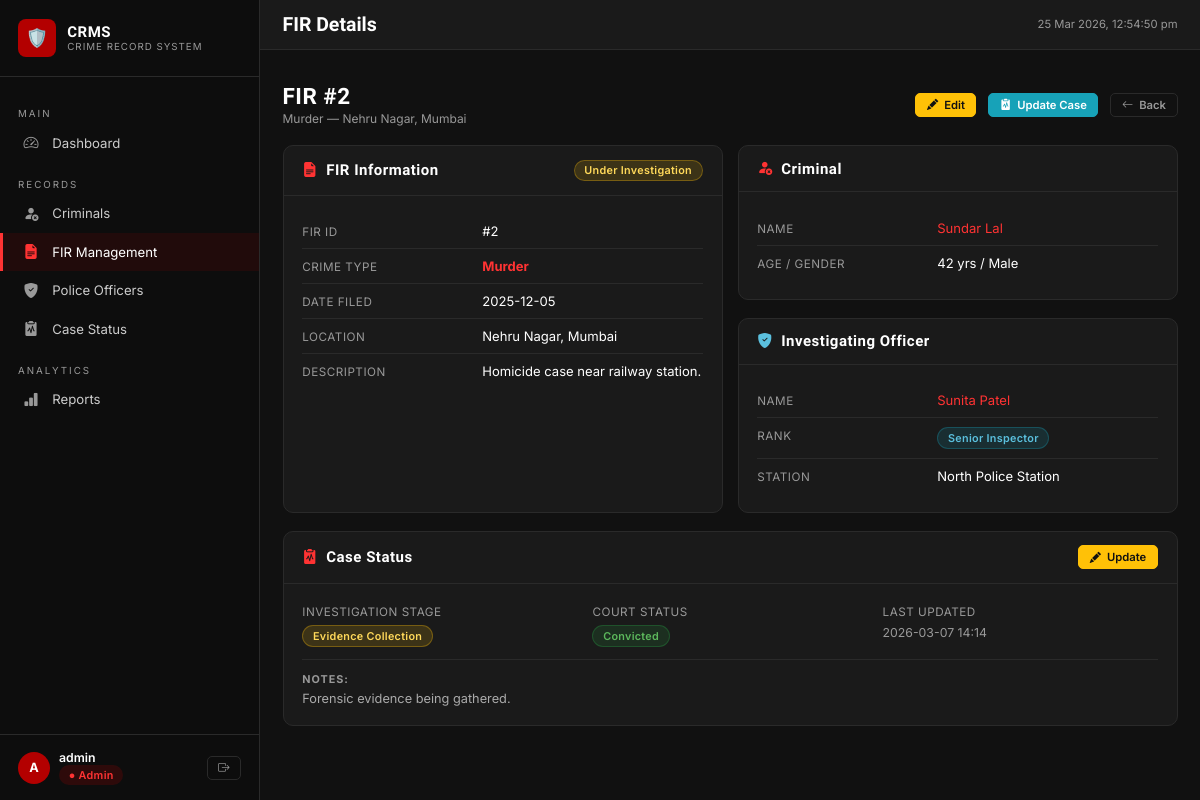
/fir/2/view (signed in), run on the app's committed database.
### tables this page shows
CREATE TABLE fir (
    fir_id       INTEGER PRIMARY KEY AUTOINCREMENT,
    crime_type   TEXT    NOT NULL,
    date_filed   TEXT    NOT NULL DEFAULT (date('now')),
    location     TEXT    NOT NULL,
    description  TEXT,
    criminal_id  INTEGER NOT NULL,
    officer_id   INTEGER NOT NULL,
    status       TEXT    NOT NULL DEFAULT 'Open'
                         CHECK(status IN ('Open','Under Investigation','Closed','Dismissed')),
    created_at   TEXT    NOT NULL DEFAULT (datetime('now')),
    updated_at   TEXT    NOT NULL DEFAULT (datetime('now')),
    FOREIGN KEY (criminal_id) REFERENCES criminal(criminal_id)
        ON UPDATE CASCADE ON DELETE RESTRICT,
    FOREIGN KEY (officer_id)  REFERENCES police_officer(officer_id)
        ON UPDATE CASCADE ON DELETE RESTRICT
);

CREATE TABLE criminal (
    criminal_id    INTEGER PRIMARY KEY AUTOINCREMENT,
    name           TEXT    NOT NULL,
    age            INTEGER NOT NULL CHECK(age > 0 AND age < 120),
    gender         TEXT    NOT NULL CHECK(gender IN ('Male','Female','Other')),
    address        TEXT,
    previous_cases INTEGER NOT NULL DEFAULT 0 CHECK(previous_cases >= 0),
    photo_url      TEXT,
    created_at     TEXT    NOT NULL DEFAULT (datetime('now')),
    updated_at     TEXT    NOT NULL DEFAULT (datetime('now'))
);

CREATE TABLE police_officer (
    officer_id  INTEGER PRIMARY KEY AUTOINCREMENT,
    name        TEXT NOT NULL,
    rank        TEXT NOT NULL,
    station     TEXT NOT NULL,
    badge_no    TEXT UNIQUE,
    phone       TEXT,
    created_at  TEXT NOT NULL DEFAULT (datetime('now')),
    updated_at  TEXT NOT NULL DEFAULT (datetime('now'))
);

CREATE TABLE case_status (
    case_id             INTEGER PRIMARY KEY AUTOINCREMENT,
    fir_id              INTEGER NOT NULL UNIQUE,
    investigation_stage TEXT    NOT NULL DEFAULT 'Initial Inquiry'
                                CHECK(investigation_stage IN (
                                    'Initial Inquiry','Evidence Collection',
                                    'Suspect Interrogation','Charge Sheet Filed',
                                    'Completed')),
    court_status        TEXT    NOT NULL DEFAULT 'Pending'
                                CHECK(court_status IN (
                                    'Pending','Trial Ongoing','Acquitted',
                                    'Convicted','Case Dismissed')),
    notes               TEXT,
    updated_at          TEXT    NOT NULL DEFAULT (datetime('now')),
    FOREIGN KEY (fir_id) REFERENCES fir(fir_id)
        ON UPDATE CASCADE ON DELETE CASCADE
);

### app.py (the view)
@app.route('/fir/<int:fid>/view')
@login_required
def fir_view(fid):
    fir = query_db("""
        SELECT f.*, c.name AS criminal_name, c.age, c.gender,
               p.name AS officer_name, p.rank, p.station
        FROM fir f
        JOIN criminal c       ON f.criminal_id=c.criminal_id
        JOIN police_officer p ON f.officer_id=p.officer_id
        WHERE f.fir_id=?
    """, (fid,), one=True)
    if not fir:
        flash('FIR not found.', 'danger')
        return redirect(url_for('fir_list'))
    case = query_db("SELECT * FROM case_status WHERE fir_id=?", (fid,), one=True)
    return render_template('fir/view.html', fir=fir, case=case)

### app.py (called while the page is built)
def get_db():
    db = getattr(g, '_database', None)
    if db is None:
        db = g._database = sqlite3.connect(DATABASE)
        db.row_factory = sqlite3.Row
        db.execute("PRAGMA foreign_keys = ON")
    return db

@app.teardown_appcontext
def close_connection(exception):
    db = getattr(g, '_database', None)
    if db is not None:
        db.close()

def query_db(sql, args=(), one=False):
    cur = get_db().execute(sql, args)
    rv  = cur.fetchall()
    cur.close()
    return (rv[0] if rv else None) if one else rv

def login_required(f):
    @wraps(f)
    def decorated(*args, **kwargs):
        if 'user_id' not in session:
            flash('Please log in to continue.', 'warning')
            return redirect(url_for('login'))
        return f(*args, **kwargs)
    return decorated

### templates/fir/view.html (shortened to what this page needs)
{% extends 'base.html' %}
{% block topbar_title %}FIR Details{% endblock %}
{% block content %}
<div class="page-header">
  <div>
    <h2 class="page-title">FIR #{{ fir.fir_id }}</h2>
    <p class="page-subtitle">{{ fir.crime_type }} — {{ fir.location }}</p>
  </div>
  <div class="d-flex gap-2">
    <a href="{{ url_for('fir_edit', fid=fir.fir_id) }}" class="btn btn-warning btn-sm">
      <i class="bi bi-pencil-fill"></i> Edit
    </a>
    {% if case %}
    <a href="{{ url_for('case_edit', csid=case.case_id) }}" class="btn btn-info btn-sm">
      <i class="bi bi-clipboard2-pulse-fill"></i> Update Case
    </a>
    {% endif %}
    <a href="{{ url_for('fir_list') }}" class="btn btn-outline btn-sm">
      <i class="bi bi-arrow-left"></i> Back
    </a>
  </div>
</div>
<div class="grid grid-2">
  <div class="card">
    <div class="card-header">
      <h5><i class="bi bi-file-earmark-text-fill" style="color:var(--accent)"></i>&nbsp; FIR Information</h5>
      {% set st = fir.status %}
      <span class="badge badge-{% if st=='Open' %}open{% elif st=='Under Investigation' %}investigation{% elif st=='Closed' %}closed{% else %}dismissed{% endif %}">
        {{ st }}
      </span>
    </div>
    <div class="card-body">
      <div class="detail-row">
        <div class="detail-label">FIR ID</div>
        <div class="detail-value">#{{ fir.fir_id }}</div>
      </div>
      <div class="detail-row">
        <div class="detail-label">Crime Type</div>
        <div class="detail-value"><strong style="color:var(--accent)">{{ fir.crime_type }}</strong></div>
      </div>
      <div class="detail-row">
        <div class="detail-label">Date Filed</div>
        <div class="detail-value">{{ fir.date_filed }}</div>
      </div>
      <div class="detail-row">
        <div class="detail-label">Location</div>
        <div class="detail-value">{{ fir.location }}</div>
      </div>
      <div class="detail-row">
        <div class="detail-label">Description</div>
        <div class="detail-value">{{ fir.description or '—' }}</div>
      </div>
    </div>
  </div>
  <div>
    <div class="card mb-3">
      <div class="card-header">
        <h5><i class="bi bi-person-fill-x" style="color:#ff3333"></i>&nbsp; Criminal</h5>
      </div>
      <div class="card-body">
        <div class="detail-row">
          <div class="detail-label">Name</div>
          <div class="detail-value">
            <a href="{{ url_for('criminal_view', cid=fir.criminal_id) }}">{{ fir.criminal_name }}</a>
          </div>
        </div>
        <div class="detail-row">
          <div class="detail-label">Age / Gender</div>
          <div class="detail-value">{{ fir.age }} yrs / {{ fir.gender }}</div>
        </div>
      </div>
    </div>
    <div class="card">
      <div class="card-header">
        <h5><i class="bi bi-shield-fill-check" style="color:#5bc0de"></i>&nbsp; Investigating Officer</h5>
      </div>
      <div class="card-body">
        <div class="detail-row">
          <div class="detail-label">Name</div>
          <div class="detail-value">
            <a href="{{ url_for('officer_view', oid=fir.officer_id) }}">{{ fir.officer_name }}</a>
          </div>
        </div>
        <div class="detail-row">
          <div class="detail-label">Rank</div>
          <div class="detail-value"><span class="badge badge-officer-rank">{{ fir.rank }}</span></div>
        </div>
        <div class="detail-row">
          <div class="detail-label">Station</div>
          <div class="detail-value">{{ fir.station }}</div>
        </div>
      </div>
    </div>
  </div>
</div>
{% if case %}
<div class="card mt-3">
  <div class="card-header">
    <h5><i class="bi bi-clipboard2-pulse-fill" style="color:var(--accent)"></i>&nbsp; Case Status</h5>
    <a href="{{ url_for('case_edit', csid=case.case_id) }}" class="btn btn-warning btn-sm">
      <i class="bi bi-pencil-fill"></i> Update
    </a>
  </div>
  <div class="card-body">
    <div class="grid grid-3">
      <div>
        <div class="detail-label">Investigation Stage</div>
        <div class="detail-value mt-1">
          <span class="badge badge-investigation">{{ case.investigation_stage }}</span>
        </div>
      </div>
      <div>
        <div class="detail-label">Court Status</div>
        <div class="detail-value mt-1">
          {% set cs = case.court_status %}
          <span class="badge badge-{% if cs=='Convicted' %}closed{% elif cs=='Pending' %}investigation{% elif cs=='Acquitted' %}dismissed{% elif cs=='Trial Ongoing' %}open{% else %}dismissed{% endif %}">
            {{ cs }}
          </span>
        </div>
      </div>
      <div>
        <div class="detail-label">Last Updated</div>
        <div class="detail-value mt-1" style="color:var(--text-muted); font-size:.82rem">
          {{ case.updated_at[:16] }}
        </div>
      </div>
    </div>
    {% if case.notes %}
    <div class="mt-2" style="color:#aaa; font-size:.85rem; padding-top:.75rem; border-top:1px solid var(--border)">
      <strong style="font-size:.72rem; text-transform:uppercase; letter-spacing:1px; color:var(--text-muted)">Notes:</strong>
      <p style="margin-top:.3rem">{{ case.notes }}</p>
    </div>
    {% endif %}
  </div>
</div>
{% endif %}
{% endblock %}

### static/css/style.css (style rules this page uses)
:root { --bg-main: #111111; --bg-card: #1a1a1a; --bg-sidebar: #0d0d0d; --primary: #b30000; --primary-d: #8a0000; --accent: #ff3333; --text: #ffffff; --text-muted: #999999; --border: #2a2a2a; --success: #28a745; --warning: #ffc107; --info: #17a2b8; --danger: #dc3545; --input-bg: #1e1e1e; --hover-row: #1f1f1f; --sidebar-w: 260px; --transition: 0.2s ease; }
*, *::before, *::after { box-sizing: border-box; margin: 0; padding: 0; }
html { font-size: 15px; }
body { font-family: 'Inter', sans-serif; background: var(--bg-main); color: var(--text); min-height: 100vh; overflow-x: hidden; }
h1,h2,h3,h4,h5,h6 { font-family: 'Rajdhani', sans-serif; font-weight: 700; letter-spacing: .5px; }
a { color: var(--accent); text-decoration: none; transition: color var(--transition); }
.card { background: var(--bg-card); border: 1px solid var(--border); border-radius: 10px; overflow: hidden; }
.card-header { padding: .9rem 1.25rem; border-bottom: 1px solid var(--border); display: flex; align-items: center; justify-content: space-between; }
.card-header h5 { font-size: 1rem; margin: 0; }
.card-body { padding: 1.25rem; }
.badge { display: inline-flex; align-items: center; padding: .22rem .65rem; border-radius: 20px; font-size: .72rem; font-weight: 600; letter-spacing: .3px; white-space: nowrap; }
.badge-investigation { background: rgba(255,193,7,0.15); color: #ffd95a; border: 1px solid rgba(255,193,7,0.3); }
.badge-closed { background: rgba(40,167,69,0.15); color: #5cb85c; border: 1px solid rgba(40,167,69,0.3); }
.badge-officer-rank { background: rgba(23,162,184,0.15); color: #5bc0de; border: 1px solid rgba(23,162,184,0.3); }
.btn { display: inline-flex; align-items: center; gap: .4rem; padding: .45rem 1.1rem; border-radius: 7px; font-size: .83rem; font-weight: 600; cursor: pointer; border: 1px solid transparent; transition: all var(--transition); font-family: 'Inter', sans-serif; white-space: nowrap; text-decoration: none; }
.btn-outline { background: transparent; color: var(--text-muted); border-color: var(--border); }
.btn-sm { padding: .28rem .7rem; font-size: .75rem; border-radius: 5px; }
.btn-info { background: var(--info); color: #fff; border-color: var(--info); }
.btn-warning { background: var(--warning); color: #111; border-color: var(--warning); }
.page-header { display: flex; align-items: center; justify-content: space-between; margin-bottom: 1.25rem; flex-wrap: wrap; gap: .75rem; }
.page-title { font-size: 1.5rem; font-weight: 700; }
.page-subtitle { font-size: .8rem; color: var(--text-muted); margin-top: 2px; }
.detail-row { display: flex; padding: .6rem 0; border-bottom: 1px solid var(--border); font-size: .87rem; }
.detail-row:last-child { border-bottom: none; }
.detail-label { width: 180px; flex-shrink: 0; color: var(--text-muted); font-size: .78rem; text-transform: uppercase; letter-spacing: .5px; padding-top: 2px; }
.detail-value { color: var(--text); }
.grid { display: grid; gap: 1rem; }
.grid-2 { grid-template-columns: repeat(2, 1fr); }
.grid-3 { grid-template-columns: repeat(3, 1fr); }
.mt-1 { margin-top: .4rem; }
.mt-2 { margin-top: .8rem; }
.mt-3 { margin-top: 1.2rem; }
.mb-3 { margin-bottom: 1.2rem; }
.d-flex { display: flex; }
.gap-2 { gap: .8rem; }

### data on the page
fir: fir_id "2", crime_type "Murder", location "Nehru Nagar, Mumbai", status "Under Investigation", date_filed "2025-12-05", description "Homicide case near railway station."
criminal: criminal_name "Sundar Lal", age "42", gender "Male"
police_officer: officer_name "Sunita Patel", rank "Senior Inspector", station "North Police Station"
case_status: investigation_stage "Evidence Collection", court_status "Convicted", updated_at "2026-03-07 14:14", notes "Forensic evidence being gathered."

### other printed values
{{ session.username[0]|upper }} "A"
{{ session.username }} "admin"
